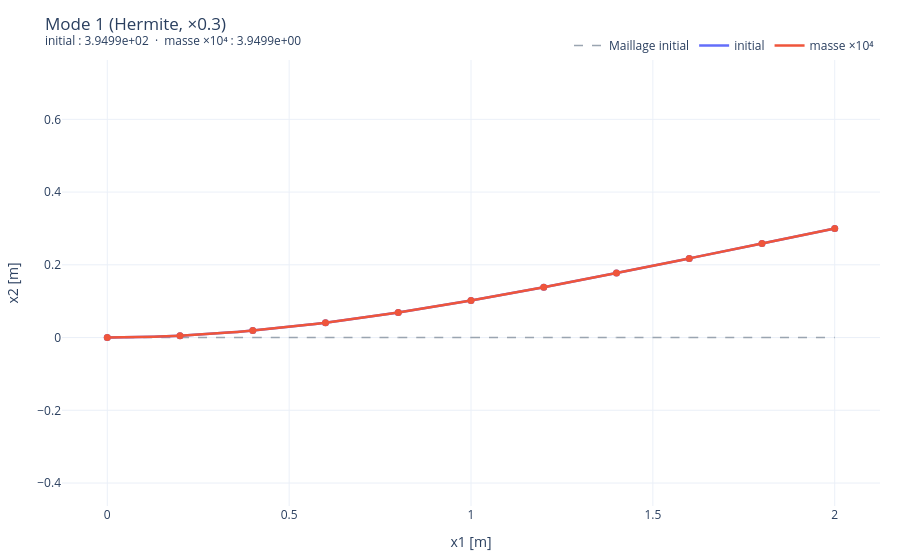
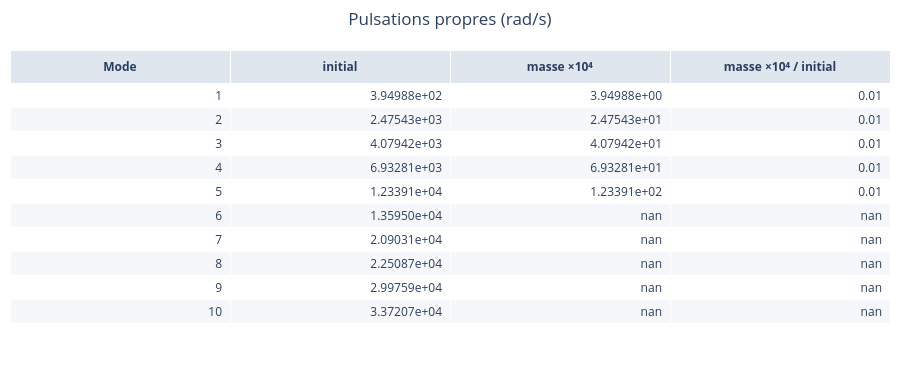

The cell these charts' notebook holds for them, in order:
### Code cell
"""
    4/ Calcul des pulsations et modes de vibration naturels
"""

# Remarque : si des CL de Dirichlet non-homogènes sont appliquées avant le calcul de vibration libre, il faut retrancher les contributions de la pénalité
# pb.Application_CL(CL_forces, CL_deplacements, -1)

charge_min0=[]
mode0=[]
charge_min0, mode0 = pb.Calcul_Modes_Propres('Vibration', 10)

# Si on veut afficher les qtités associées aux modes propres - définis à une constant près !
pb.Calcul_Def_Eff()

AI.vue_modes(pb, mode=10)   # choix du mode, animation ▶ dans la figure
# Version statique (matplotlib), pour impression ou export PDF :
# pb.Affichage('X','', vp = 10)

# Copie du problème initial, pour le comparer au problème modifié ci-dessous
pb0 = copy.deepcopy(pb)

# Exemple de mise à jour de propriétés d'éléments
for ind_elem, elem_temp in enumerate(pb.elem_global):
    Cl.Modif_Proprietes_Elem(pb, elem_temp.num_elem, ES, EI, Smasse*10000)

charge_min1=[]
mode1=[]
charge_min1, mode1 = pb.Calcul_Modes_Propres('Vibration', 5)

# Comparaison : modes superposés et pulsations ; masse x 10⁴ => pulsations divisées par 100, modes inchangés
AI.compare([pb0, pb], ['initial', 'masse ×10⁴'], mode=1).show()
AI.tableau_valeurs_propres([pb0, pb], ['initial', 'masse ×10⁴']).show()

#AI.vue_modes(pb, mode=1)
# Version statique (matplotlib), pour impression ou export PDF :
# pb.Affichage('X', '', vp = 1)

### Figure 1 — Plotly figure (JSON) as saved in the notebook; plotly's stock layout.template omitted (floating-point values rounded to 4 significant figures; data arrays with more than 128 entries replaced by an {"elided": "..."} marker saying what was removed)
{"data": [{"hoverinfo": "skip", "line": {"color": "#9aa5b1", "dash": "dash", "width": 1.5}, "mode": "lines", "name": "Maillage initial", "type": "scatter", "x": [0, 0.2, null, 0.2, 0.4, null, 0.4, 0.6, null, 0.6, 0.8, null, 0.8, 1, null, 1, 1.2, null, 1.2, 1.4, null, 1.4, 1.6, null, 1.6, 1.8, null, 1.8, 2, null], "y": [0, 0, null, 0, 0, null, 0, 0, null, 0, 0, null, 0, 0, null, 0, 0, null, 0, 0, null, 0, 0, null, 0, 0, null, 0, 0, null]}, {"hoverinfo": "skip", "line": {"color": "#636EFA", "width": 2.5}, "mode": "lines", "name": "initial", "type": "scatter", "x": {"elided": "160 float values"}, "y": {"elided": "160 float values"}}, {"hoverinfo": "text", "hovertext": ["<b>Noeud 1</b><br>u1 = -0.000e+00 m<br>u2 = -0.000e+00 m<br>θ = -0.000e+00 rad", "<b>Noeud 2</b><br>u1 = -0.000e+00 m<br>u2 = 1.677e-02 m<br>θ = 1.637e-01 rad", "<b>Noeud 3</b><br>u1 = -0.000e+00 m<br>u2 = 6.387e-02 m<br>θ = 3.033e-01 rad", "<b>Noeud 4</b><br>u1 = -0.000e+00 m<br>u2 = 1.365e-01 m<br>θ = 4.189e-01 rad", "<b>Noeud 5</b><br>u1 = -0.000e+00 m<br>u2 = 2.299e-01 m<br>θ = 5.113e-01 rad", "<b>Noeud 6</b><br>u1 = -0.000e+00 m<br>u2 = 3.395e-01 m<br>θ = 5.815e-01 rad", "<b>Noeud 7</b><br>u1 = -0.000e+00 m<br>u2 = 4.611e-01 m<br>θ = 6.314e-01 rad", "<b>Noeud 8</b><br>u1 = -0.000e+00 m<br>u2 = 5.909e-01 m<br>θ = 6.633e-01 rad", "<b>Noeud 9</b><br>u1 = -0.000e+00 m<br>u2 = 7.255e-01 m<br>θ = 6.806e-01 rad", "<b>Noeud 10</b><br>u1 = -0.000e+00 m<br>u2 = 8.624e-01 m<br>θ = 6.873e-01 rad", "<b>Noeud 11</b><br>u1 = -0.000e+00 m<br>u2 = 1.000e+00 m<br>θ = 6.883e-01 rad"], "marker": {"color": "#636EFA", "size": 7}, "mode": "markers", "showlegend": false, "type": "scatter", "x": [0, 0.2, 0.4, 0.6, 0.8, 1, 1.2, 1.4, 1.6, 1.8, 2], "y": [0, 0.005032, 0.01916, 0.04094, 0.06897, 0.1019, 0.1383, 0.1773, 0.2176, 0.2587, 0.3]}, {"hoverinfo": "skip", "line": {"color": "#EF553B", "width": 2.5}, "mode": "lines", "name": "masse ×10⁴", "type": "scatter", "x": {"elided": "160 float values"}, "y": {"elided": "160 float values"}}, {"hoverinfo": "text", "hovertext": ["<b>Noeud 1</b><br>u1 = -0.000e+00 m<br>u2 = -0.000e+00 m<br>θ = -0.000e+00 rad", "<b>Noeud 2</b><br>u1 = -0.000e+00 m<br>u2 = 1.677e-02 m<br>θ = 1.637e-01 rad", "<b>Noeud 3</b><br>u1 = -0.000e+00 m<br>u2 = 6.387e-02 m<br>θ = 3.033e-01 rad", "<b>Noeud 4</b><br>u1 = -0.000e+00 m<br>u2 = 1.365e-01 m<br>θ = 4.189e-01 rad", "<b>Noeud 5</b><br>u1 = -0.000e+00 m<br>u2 = 2.299e-01 m<br>θ = 5.113e-01 rad", "<b>Noeud 6</b><br>u1 = -0.000e+00 m<br>u2 = 3.395e-01 m<br>θ = 5.815e-01 rad", "<b>Noeud 7</b><br>u1 = -0.000e+00 m<br>u2 = 4.611e-01 m<br>θ = 6.314e-01 rad", "<b>Noeud 8</b><br>u1 = -0.000e+00 m<br>u2 = 5.909e-01 m<br>θ = 6.633e-01 rad", "<b>Noeud 9</b><br>u1 = -0.000e+00 m<br>u2 = 7.255e-01 m<br>θ = 6.806e-01 rad", "<b>Noeud 10</b><br>u1 = -0.000e+00 m<br>u2 = 8.624e-01 m<br>θ = 6.873e-01 rad", "<b>Noeud 11</b><br>u1 = -0.000e+00 m<br>u2 = 1.000e+00 m<br>θ = 6.883e-01 rad"], "marker": {"color": "#EF553B", "size": 7}, "mode": "markers", "showlegend": false, "type": "scatter", "x": [0, 0.2, 0.4, 0.6, 0.8, 1, 1.2, 1.4, 1.6, 1.8, 2], "y": [0, 0.005032, 0.01916, 0.04094, 0.06897, 0.1019, 0.1383, 0.1773, 0.2176, 0.2587, 0.3]}], "layout": {"height": 560, "hovermode": "closest", "legend": {"orientation": "h", "x": 1, "xanchor": "right", "y": 1, "yanchor": "bottom"}, "margin": {"b": 20, "l": 20, "r": 20, "t": 60}, "title": {"text": "Mode 1 (Hermite, ×0.3)<br><sup>initial : 3.9499e+02  ·  masse ×10⁴ : 3.9499e+00</sup>"}, "xaxis": {"title": {"text": "x1 [m]"}, "zeroline": false}, "yaxis": {"scaleanchor": "x", "scaleratio": 1, "title": {"text": "x2 [m]"}, "zeroline": false}}}

### Figure 2 — Plotly figure (JSON) as saved in the notebook; plotly's stock layout.template omitted (floating-point values rounded to 4 significant figures)
{"data": [{"cells": {"align": "right", "fill": {"color": [["white", "#f5f7fa", "white", "#f5f7fa", "white", "#f5f7fa", "white", "#f5f7fa", "white", "#f5f7fa", "white", "#f5f7fa"]]}, "height": 24, "values": [["1", "2", "3", "4", "5", "6", "7", "8", "9", "10"], ["3.94988e+02", "2.47543e+03", "4.07942e+03", "6.93281e+03", "1.23391e+04", "1.35950e+04", "2.09031e+04", "2.25087e+04", "2.99759e+04", "3.37207e+04"], ["3.94988e+00", "2.47543e+01", "4.07942e+01", "6.93281e+01", "1.23391e+02", "nan", "nan", "nan", "nan", "nan"], ["0.01", "0.01", "0.01", "0.01", "0.01", "nan", "nan", "nan", "nan", "nan"]]}, "header": {"align": "center", "fill": {"color": "#dfe6ee"}, "values": ["<b>Mode</b>", "<b>initial</b>", "<b>masse ×10⁴</b>", "<b>masse ×10⁴ / initial</b>"]}, "type": "table"}], "layout": {"height": 370, "margin": {"b": 10, "l": 10, "r": 10, "t": 50}, "title": {"text": "Pulsations propres (rad/s)", "x": 0.5}}}
